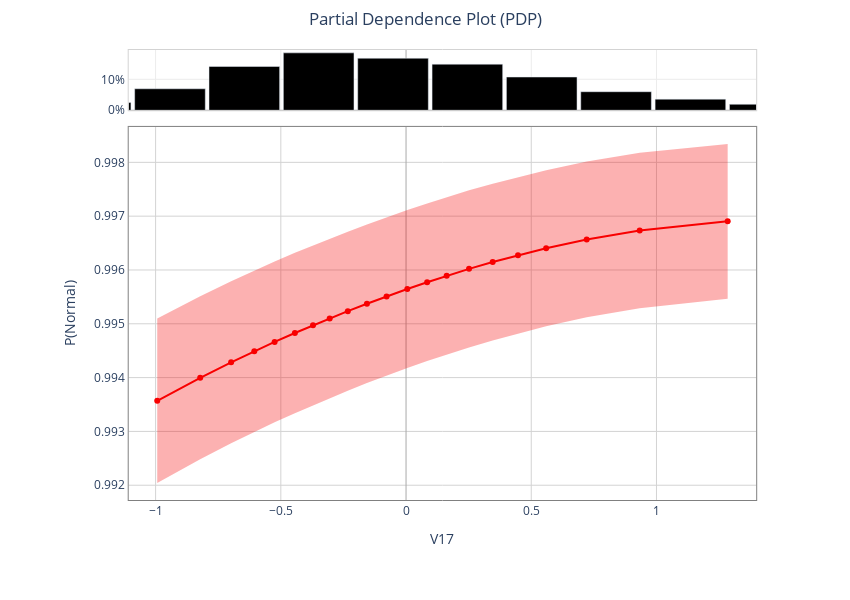

The notebook cell this image was saved under:
### Markdown cell above
###  Feature Dependence Explanations (Partial Dependence Plots)

Another way to measure dependency on a feature is through a partial dependence plot (PDP). Given a dataset, a PDP displays the average output of the model as a function of the value of the selected set of features. 

The X-axis is the value of the feature `V17` and the y-axis is the corresponding outputted price. Since we are considering the whole dataset, while the shaded interval corresponds to a 95% confidence interval for the average.

The histogram on top shows the distribution of the value of the feature `V17` in the dataset.

### Code cell
result_explain_feature_dependence_default = explainer.explain_feature_dependence('V17')
result_explain_feature_dependence_default.show_in_notebook()

### Figure 1 — Plotly figure (JSON) as saved in the notebook; plotly's stock layout.template omitted (floating-point values rounded to 4 significant figures)
{"data": [{"fill": "toself", "fillcolor": "rgb(248,0,0)", "legendgroup": "None", "line": {"color": "rgba(0, 0, 0, 0)"}, "name": "confidence interval", "opacity": 0.3, "showlegend": false, "type": "scatter", "x": [-0.9935, -0.8219, -0.6984, -0.6059, -0.5247, -0.4438, -0.3714, -0.3048, -0.2326, -0.1562, -0.07775, 0.005086, 0.08429, 0.1622, 0.2517, 0.346, 0.4472, 0.5594, 0.7214, 0.933, 1.284, 1.284, 0.933, 0.7214, 0.5594, 0.4472, 0.346, 0.2517, 0.1622, 0.08429, 0.005086, -0.07775, -0.1562, -0.2326, -0.3048, -0.3714, -0.4438, -0.5247, -0.6059, -0.6984, -0.8219, -0.9935], "xaxis": "x2", "y": [0.9951, 0.9955, 0.9958, 0.996, 0.9962, 0.9963, 0.9965, 0.9966, 0.9967, 0.9968, 0.997, 0.9971, 0.9972, 0.9974, 0.9975, 0.9976, 0.9977, 0.9979, 0.998, 0.9982, 0.9983, 0.9955, 0.9953, 0.9951, 0.995, 0.9948, 0.9947, 0.9946, 0.9944, 0.9943, 0.9942, 0.994, 0.9939, 0.9938, 0.9936, 0.9935, 0.9933, 0.9932, 0.993, 0.9928, 0.9925, 0.992], "yaxis": "y2"}, {"legendgroup": "None", "line": {"color": "rgb(248,0,0)"}, "mode": "lines+markers", "opacity": 1, "showlegend": false, "type": "scatter", "x": [-0.9935, -0.8219, -0.6984, -0.6059, -0.5247, -0.4438, -0.3714, -0.3048, -0.2326, -0.1562, -0.07775, 0.005086, 0.08429, 0.1622, 0.2517, 0.346, 0.4472, 0.5594, 0.7214, 0.933, 1.284], "xaxis": "x2", "y": [0.9936, 0.994, 0.9943, 0.9945, 0.9947, 0.9948, 0.995, 0.9951, 0.9952, 0.9954, 0.9955, 0.9956, 0.9958, 0.9959, 0.996, 0.9961, 0.9963, 0.9964, 0.9966, 0.9967, 0.9969], "yaxis": "y2"}, {"legendgroup": "None", "marker": {"color": "Black"}, "orientation": "v", "showlegend": false, "text": "", "textposition": "outside", "type": "bar", "width": 0.282, "x": [-20.55, -20.24, -19.94, -19.65, -19.35, -19.05, -18.76, -18.46, -18.16, -17.86, -17.57, -17.27, -16.97, -16.68, -16.38, -16.08, -15.79, -15.49, -15.19, -14.9, -14.6, -14.3, -14.01, -13.71, -13.41, -13.11, -12.82, -12.52, -12.22, -11.93, -11.63, -11.33, -11.04, -10.74, -10.44, -10.15, -9.849, -9.552, -9.255, -8.958, -8.661, -8.365, -8.068, -7.771, -7.474, -7.177, -6.88, -6.583, -6.286, -5.99, -5.693, -5.396, -5.099, -4.802, -4.505, -4.208, -3.911, -3.615, -3.318, -3.021, -2.724, -2.427, -2.13, -1.833, -1.536, -1.239, -0.9426, -0.6457, -0.3488, -0.05197, 0.2449, 0.5418, 0.8387, 1.136, 1.432, 1.729, 2.026, 2.323, 2.62, 2.917, 3.214, 3.511, 3.807, 4.104, 4.401, 4.698, 4.995, 5.292, 5.589, 5.886, 6.182, 6.479], "xaxis": "x", "y": [0.000117, 0, 0.000117, 0, 0, 0, 0, 0, 0.000117, 0, 0, 0, 0, 0, 0, 0, 0.000117, 0, 0, 0, 0, 0, 0, 0.0003511, 0, 0, 0.000117, 0, 0, 0, 0, 0, 0, 0, 0, 0, 0, 0, 0, 0.000117, 0.000117, 0, 0, 0, 0, 0, 0, 0, 0, 0.000117, 0, 0, 0.000117, 0.000117, 0.000117, 0, 0, 0, 0.0002341, 0, 0, 0.0003511, 0.0003511, 0.0009363, 0.004916, 0.02493, 0.06941, 0.1415, 0.1854, 0.1681, 0.1489, 0.1073, 0.05993, 0.03593, 0.01931, 0.01346, 0.006905, 0.003979, 0.001639, 0.001404, 0.0007022, 0.0007022, 0.0005852, 0.0004682, 0.0002341, 0.000117, 0.000117, 0.000117, 0.000117, 0.0002341, 0, 0.000117], "yaxis": "y"}], "layout": {"height": 600, "margin": {"b": 50, "t": 50}, "plot_bgcolor": "rgba(0, 0, 0, 0)", "title": {"text": "Partial Dependence Plot (PDP)", "x": 0.5}, "width": 850, "xaxis": {"anchor": "y", "categoryorder": "category ascending", "domain": [0.07059, 0.98], "gridcolor": "#ECECEC", "linecolor": "LightGrey", "linewidth": 1, "matches": "x2", "mirror": true, "scaleanchor": "x2", "showline": true, "showticklabels": false, "side": "bottom", "type": "linear", "visible": true, "zeroline": true, "zerolinecolor": "DarkGrey", "zerolinewidth": 1}, "xaxis2": {"anchor": "y2", "categoryorder": "category ascending", "domain": [0.07059, 0.98], "gridcolor": "LightGrey", "linecolor": "Grey", "linewidth": 1, "matches": "x2", "mirror": true, "range": [-1.107, 1.398], "scaleanchor": "x2", "showline": true, "showticklabels": true, "side": "bottom", "title": {"text": "V17"}, "type": "linear", "visible": true, "zeroline": true, "zerolinecolor": "DarkGrey", "zerolinewidth": 1}, "yaxis": {"anchor": "x", "categoryorder": "category ascending", "domain": [0.8795, 1], "gridcolor": "#ECECEC", "linecolor": "LightGrey", "linewidth": 1, "matches": "y", "mirror": true, "nticks": 3, "range": [0, 0.1947], "scaleanchor": "y", "showline": true, "showticklabels": true, "side": "left", "tickformat": "p", "type": "linear", "visible": true, "zeroline": true, "zerolinecolor": "DarkGrey", "zerolinewidth": 1}, "yaxis2": {"anchor": "x2", "categoryorder": "category ascending", "domain": [0.1, 0.8462], "gridcolor": "LightGrey", "linecolor": "Grey", "linewidth": 1, "matches": "y2", "mirror": true, "range": [0.9917, 0.9987], "scaleanchor": "y2", "showline": true, "showticklabels": true, "side": "left", "title": {"text": "P(Normal)"}, "type": "linear", "visible": true, "zeroline": true, "zerolinecolor": "DarkGrey", "zerolinewidth": 1}}}
